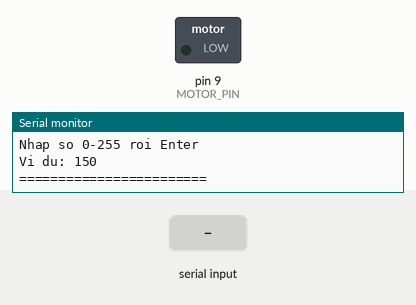
A sketch run on a simulated Arduino Uno, built with avr-gcc and run on an emulated ATmega328P. Parts: switched loads named in the sketch (green lamp = pin HIGH), the last lines printed to the serial monitor. The test bench sets the inputs (shaded band).

Above: at 1.7 s.
1.8 s: "90,45\n" received over Serial
At 3.0 s:
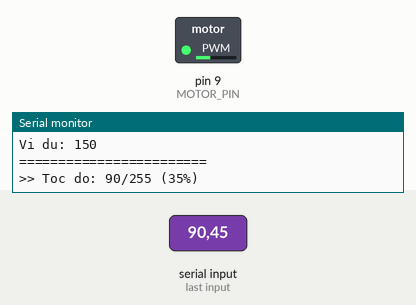
3.3 s: "30,150\n" received over Serial
At 4.2 s:
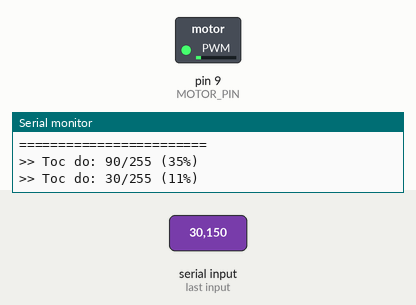
4.8 s: "200\n" received over Serial
At 5.3 s:
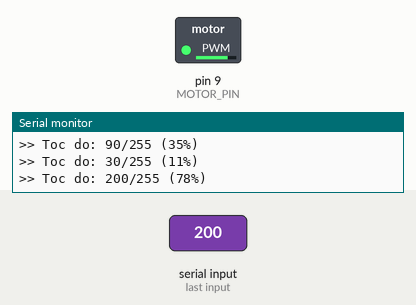
6.3 s: "90\n" received over Serial
At 7.6 s:
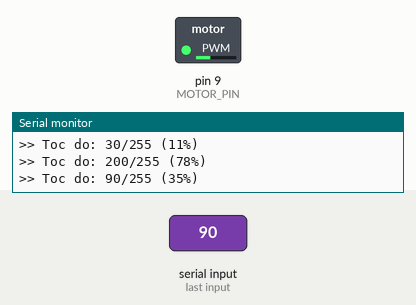
Timing chart, 0 to 8.8 s (numbered marks = the images above; inputs shaded):
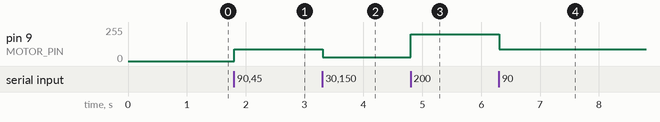

The sketch:

vibration_motor_control.ino
```cpp
  const int MOTOR_PIN = 9;
  int speed = 0;
  String buffer = "";
  unsigned long lastCharTime = 0;
  const unsigned long TIMEOUT = 50;  // ms

  void setup() {
    pinMode(MOTOR_PIN, OUTPUT);
    analogWrite(MOTOR_PIN, 0);
    Serial.begin(9600);
    delay(500);
    Serial.println();
    Serial.println("=== DIEU KHIEN MOTOR ===");
    Serial.println("Nhap so 0-255 roi Enter");
    Serial.println("Vi du: 150");
    Serial.println("========================");
  }

  void loop() {
    // Doc tung ky tu vao buffer
    while (Serial.available() > 0) {
      char c = Serial.read();
      lastCharTime = millis();

      if (c == '\n' || c == '\r') {
        processBuffer();
      } else if (c >= 32 && c <= 126) {  // Chi nhan ky tu in duoc
        buffer += c;
      }
    }

    // Neu co du lieu trong buffer va da 50ms khong co ky tu moi -> xu ly
    // (truong hop Serial Monitor khong gui Newline)
    if (buffer.length() > 0 && (millis() - lastCharTime) > TIMEOUT) {
      processBuffer();
    }
  }

  void processBuffer() {
    buffer.trim();
    if (buffer.length() == 0) {
      buffer = "";
      return;
    }

    int newSpeed = buffer.toInt();

    if (newSpeed < 0) newSpeed = 0;
    if (newSpeed > 255) newSpeed = 255;

    speed = newSpeed;
    analogWrite(MOTOR_PIN, speed);

    Serial.print(">> Toc do: ");
    Serial.print(speed);
    Serial.print("/255 (");
    Serial.print(speed * 100 / 255);
    Serial.println("%)");

    buffer = "";
  }
```

Measured:
- after the input at 1.8 s, pin 9 (MOTOR_PIN): 0/255 → 90/255 at once
- after the input at 3.3 s, pin 9 (MOTOR_PIN): 90/255 → 30/255 at once
- after the input at 4.8 s, pin 9 (MOTOR_PIN): 30/255 → 200/255 at once
- after the input at 6.3 s, pin 9 (MOTOR_PIN): 200/255 → 90/255 at once
